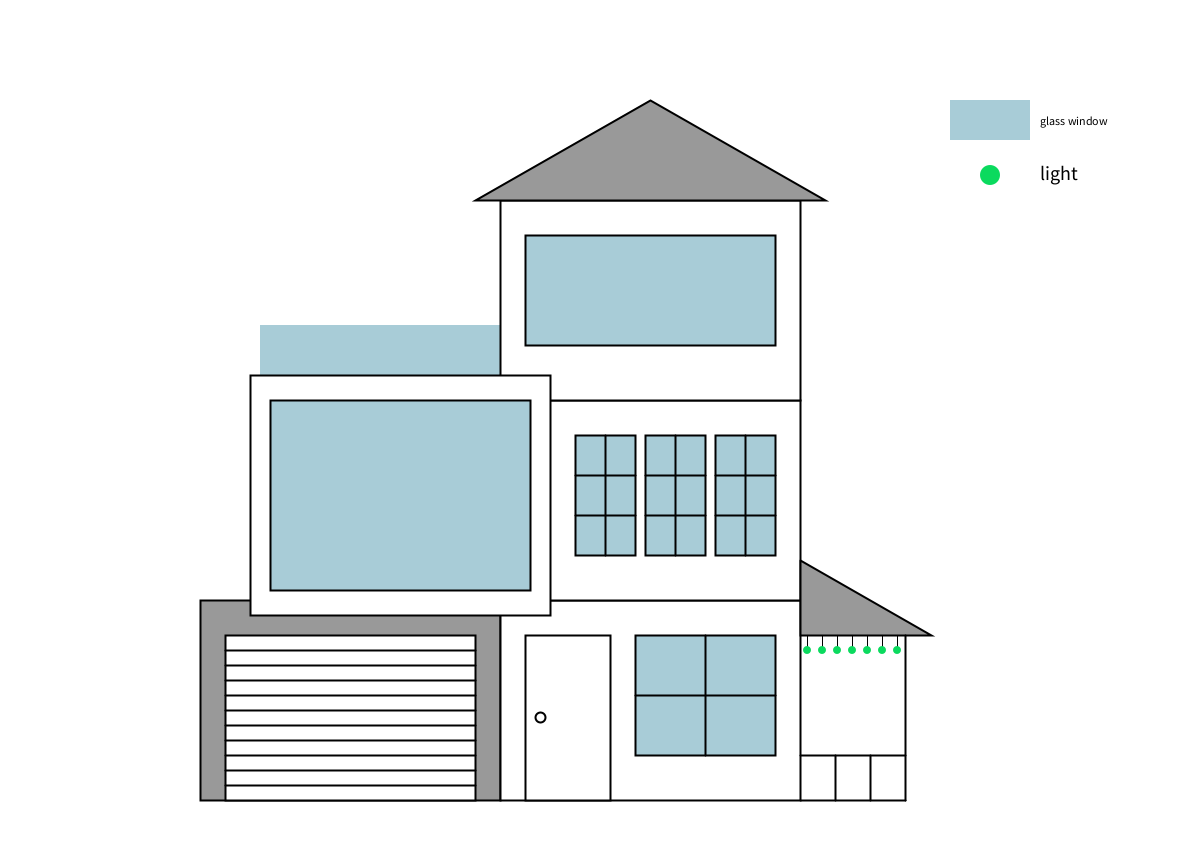
Frame 1 (no input)
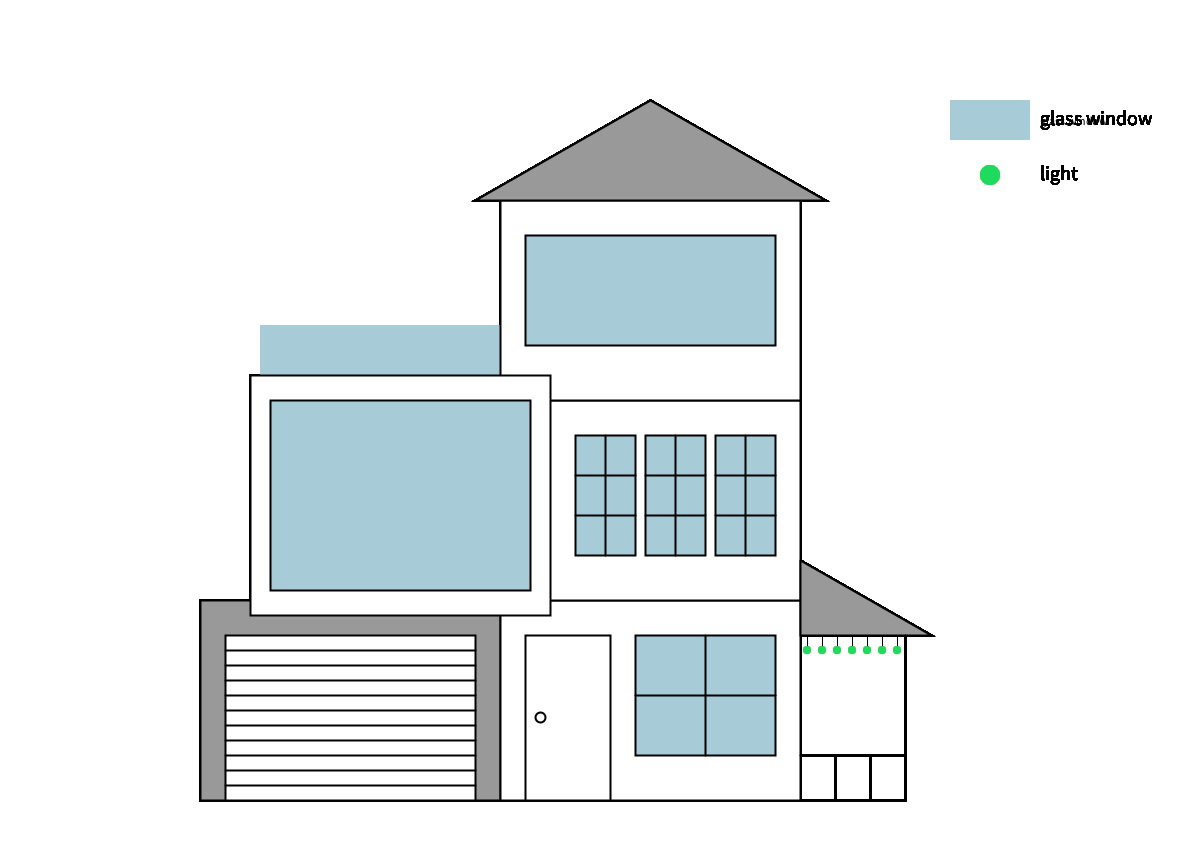
Frame 60 (the mouse pressed at the canvas centre just before this capture)
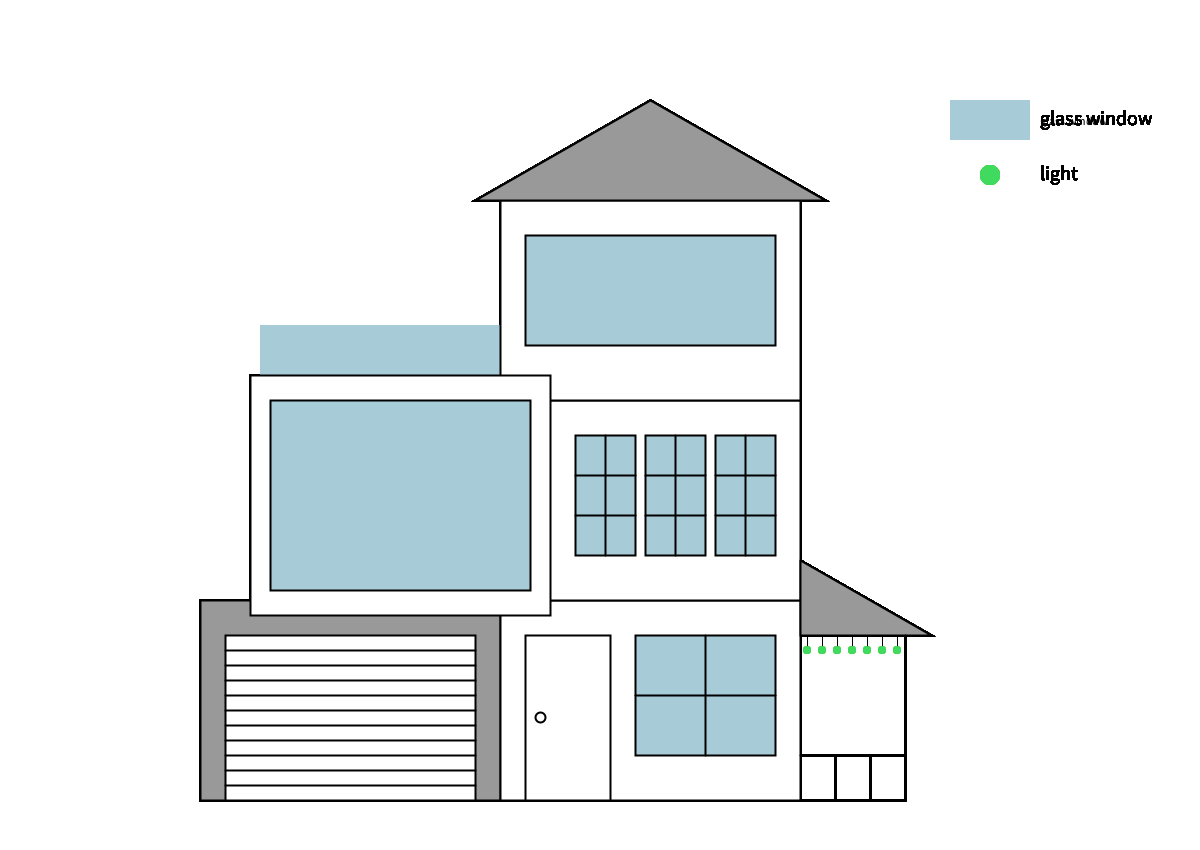
Frame 120 (the mouse held since frame 60 and released just before this capture)

The Processing sketch that drew these frames (run headless with seeded random() and noise(); from frame 60 on, the mouse is pressed at the canvas centre):

// Processing sketch: House
// ── House.pde

void setup(){
  size(1200,850);
  background(255,255,255);
}

void draw(){
  
  //bottom left rect, garage
      stroke(0);
      strokeWeight(2);
      fill(153);
      rect(200,600,300,200);
  
  //garage door
      fill(255,255,255);
      stroke(0);
      rect(225,635,250,165);
      line(225,650,475,650);
      line(225,665,475,665);
      line(225,680,475,680);
      line(225,695,475,695);
      line(225,710,475,710);
      line(225,725,475,725);
      line(225,740,475,740);
      line(225,755,475,755);
      line(225,770,475,770);
      line(225,785,475,785);
  
  //bottom right rect,
      fill(255,255,255);
      stroke(0);
      strokeWeight(2);
      rect(500,600,300,200);
  
      //door
          rect(525,635,85,165);
          circle(540,717.5,10);
      
      //window next to door
          fill(168,204,215);
          rect(635,635,140,120);
          line(705,635,705,755);
          line(635,695,775,695);
  
  //second right rect,
      fill(255,255,255);
      strokeWeight(2);
      rect(500,400,300,200);
  
      //windows
          fill(168,204,215);
          rect(575,435,60,120);
            line(605,435,605,555);
            line(575,475,635,475);
            line(575,515,635,515);
          rect(645,435,60,120);
            line(675,435,675,555);
            line(645,475,705,475);
            line(645,515,705,515);
          rect(715,435,60,120);
            line(745,435,745,555);
            line(715,475,775,475);
            line(715,515,775,515);
 
  //glass fence?
      fill(168,204,215);
      noStroke();
      tint(0,0,255,100);
      rect(260,325,240,50);
    
  //third right rect,
      stroke(0);
      strokeWeight(2);
      fill(255,255,255);
      rect(500,200,300,200);
      
      //window
          fill(168,204,215);
          rect(525,235,250,110);
  
  //left floating box
      stroke(0);
      strokeWeight(2);
      fill(255,255,255);
      beginShape();
        vertex(250,615);
        vertex(550,615);
        vertex(550,375);
        vertex(250,375);
      endShape(CLOSE);
      fill(168,204,215);
      rect(270,400,260,190);
  
  //triangle roof
      fill(153);
      stroke(0);
      strokeWeight(2);
      triangle(475,200,650,100,825,200);
  
  //right side door
      beginShape();
        vertex(800,560);
        vertex(931.25,635);
        vertex(800,635);
        vertex(800,560);
      endShape();
      line(800,800,905,800);
      stroke(0);
      strokeWeight(2);
      line(905,635,905,800);
      
      //fence
          line(800,755,905,755);
          line(835,755,835,800);
          line(870,755,870,800);
      
      //light wires
          stroke(0);
          strokeWeight(1);
          line(897,635,897,650);
          line(882,635,882,650);
          line(867,635,867,650);
          line(852,635,852,650);
          line(837,635,837,650);
          line(822,635,822,650);
          line(807,635,807,650);
      
      //lights
          noStroke();
          int m = millis();
          fill(m % 250,218,94);
          circle(897,650,8);
          circle(882,650,8);
          circle(867,650,8);
          circle(852,650,8);
          circle(837,650,8);
          circle(822,650,8);
          circle(807,650,8);
     
     
 //legend 1
     fill(168,204,215);
     noStroke();
     rect(950,100,80,40);
     
     fill(0);
     text("glass window",1040, 125);
     textSize(20);
     
 //legend 2
     noStroke();
     int m1 = millis();
     fill(m % 250,218,94);
     circle(990,175,20);
     
     fill(0);
     text("light",1040, 180);
     textSize(20);     
     
 
}
